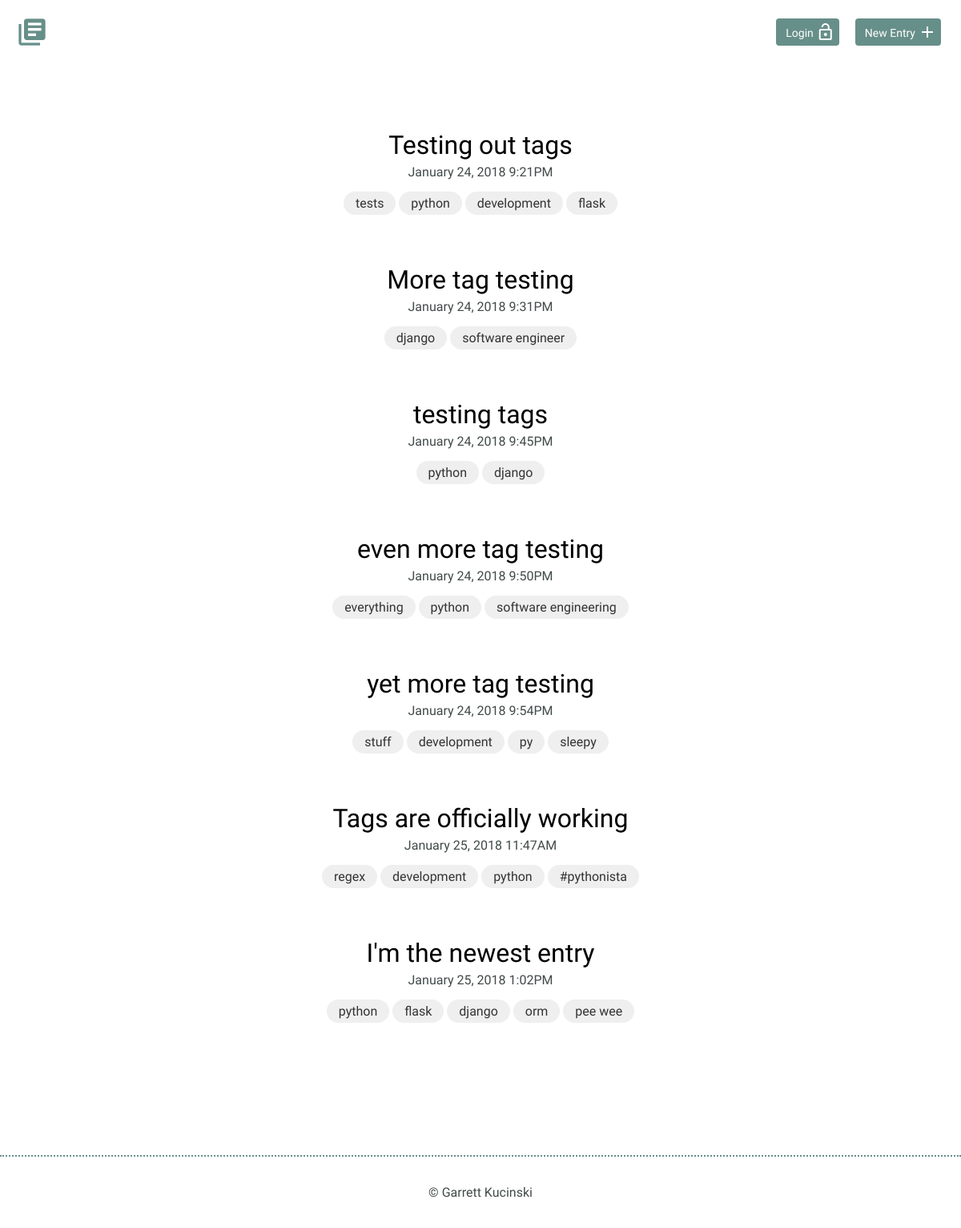
The page /entries on the database its author committed.
### models.py (models this page shows)
class BaseModel(Model):
    class Meta:
        database = db

class Entry(BaseModel):
    title = CharField(max_length=150)
    slug = CharField()
    content = TextField()
    date = DateField(formats="%Y-%m-%d")
    time_spent = CharField(max_length=150)
    resources = TextField()
    tags = TextField()
    timestamp = DateTimeField(default=datetime.datetime.now)
    class Meta:
        order_by = ('-timestamp',)

### journal.py (the view)
@app.route('/')
@app.route('/entries')
@app.route('/archive/<tag>')
def index(tag=''):
    entries = models.Entry.select()
    if tag:
        tag = ' '.join(tag.split('-'))
        entries = entries.where(models.Entry.tags.regexp(r'\b' + tag + r'\b'))
    for entry in entries:
        entry.formatted_date = datetime.datetime.strptime(
            entry.date, "%Y-%m-%d").strftime("%B %d, %Y")
    return render_template('index.html', entries=entries, tag=tag)

### journal.py (called while the page is built)
@app.before_request
def before_request():
    g.db = models.db
    g.db.connect()
    g.user = current_user

@app.after_request
def after_request(response):
    g.db.close()
    return response

### templates/index.html
{% extends "layout.html" %}
{% block content %}
  {% if entries.count() > 0 %}
    <div class="entry-list">
      {% for entry in entries %}
        <article>
          <h2><a href="{{ url_for('detail', slug=entry.slug) }}">{{ entry.title }}</a></h2>
          <time datetime="{{ entry.date }}">{{ entry.formatted_date }} {{ entry.timestamp.strftime('%-I:%M%p') }}</time>
          <div class="tags">
            {% for tag in entry.tags.split(',') %}
              <span class="tag"><a href="{{ url_for('index', tag='-'.join(tag.strip().split(' '))) }}">{{ tag }}</a></span>
            {% endfor %}
          </div>
        </article>
      {% endfor %}
    </div>
  {% else %}
    <div class="entry-list">
      <article>
        <h2>No entries to display yet!</h2>
      </article>
    </div>
  {% endif %}
{% endblock %}

### templates/layout.html (shortened to what this page needs)
<!DOCTYPE html>
<html>
    {% include 'includes/head.html' %}
    <body>
        {% include 'includes/header.html' %}
        <section>
            <div class="container">
              {% block content %}{% endblock %}
            </div>
        </section>
        {% include 'includes/footer.html' %}
    </body>
</html>

### templates/includes/head.html (shortened to what this page needs)
<head>
    <link rel="stylesheet" href="/static/css/normalize.css">
    <link rel="stylesheet" href="/static/css/site.css">
</head>

### templates/includes/header.html
<header>
    <div class="container">
        <div class="site-header">
            <a class="logo" href="{{ url_for('index') }}"><i class="material-icons">library_books</i></a>
            <a class="button icon-right" href="{{ url_for('new') }}"><span>New Entry</span> <i class="material-icons">add</i></a>
            {% if current_user.is_authenticated %}
              <a class="button icon-right authenticate" href="{{ url_for('logout') }}"><span>LogOut</span> <i class="material-icons">lock_outline</i></a>
            {% else %}
              <a class="button icon-right authenticate" href="{{ url_for('login') }}"><span>Login</span> <i class="material-icons">lock_open</i></a>
            {% endif %}
        </div>
    </div>
</header>

### templates/includes/footer.html
<footer>
    <div>
        &copy; Garrett Kucinski
    </div>
</footer>

### static/css/site.css (style rules this page uses)
body { font-size: 16px; color: #404a49; font-family: 'Cousine', serif; font-weight: 400; }
.container { margin: 0 auto; padding: 0 25px; }
header .site-header { margin: 0 auto; height: 95px; }
header .logo i { color: #678f89; margin: 20px 0 0 -5px; float: left; font-size: 40px; }
header .button { float: right; margin: 33px 0 0 0; }
footer { text-align: center; padding: 35px 0; border-top: 2px dotted #678f89; }
.button { padding: 8px 10px 6px 10px; background: #678f89; border: 2px solid #678f89; border-radius: 4px; text-decoration: none; color: #FFF; position: relative; text-align: center; font-size: 14px; }
.button.icon-right { padding-right: 30px; top: -10px; }
.button.icon-right i { position: absolute; top: 3px; right: 3px; }
h1, h2, h3 { margin: 0; font-weight: 400; line-height: 1em; color: #000; }
h2 { font-size: 32px; }
h2 a { text-decoration: none; color: #000; }
.entry-list, .edit-entry, .new-entry { max-width: 800px; margin: 0 auto; padding: 70px 0 150px 0; }
.entry-list article { margin-bottom: 70px; text-align: center; }
.entry-list article:last-child { margin-bottom: 0; }
.entry-list article h2 { margin-bottom: 8px; }
header .button.authenticate { margin: 33px 20px 0 0; display: inline-block; }
.tags { margin: 20px 0; }
.tag a { color: #333; background: #efefef; text-decoration: none; padding: 5px 15px; border-radius: 50px; width: 50px; text-align: center; margin: auto; }

### rows shown on the page
Entry: title "Testing out tags", formatted_date "January 24, 2018", timestamp "9:21PM", tag "tests" "python" "development" "flask"
Entry: title "More tag testing", formatted_date "January 24, 2018", timestamp "9:31PM", tag "django" "software engineer"
Entry: title "testing tags", formatted_date "January 24, 2018", timestamp "9:45PM", tag "python" "django"
Entry: title "even more tag testing", formatted_date "January 24, 2018", timestamp "9:50PM", tag "everything" "python" "software engineering"
Entry: title "yet more tag testing", formatted_date "January 24, 2018", timestamp "9:54PM", tag "stuff" "development" "py" "sleepy"
Entry: title "Tags are officially working", formatted_date "January 25, 2018", timestamp "11:47AM", tag "regex" "development" "python" "#pythonista"
Entry: title "I'm the newest entry", formatted_date "January 25, 2018", timestamp "1:02PM", tag "python" "flask" "django" "orm" "pee wee"
